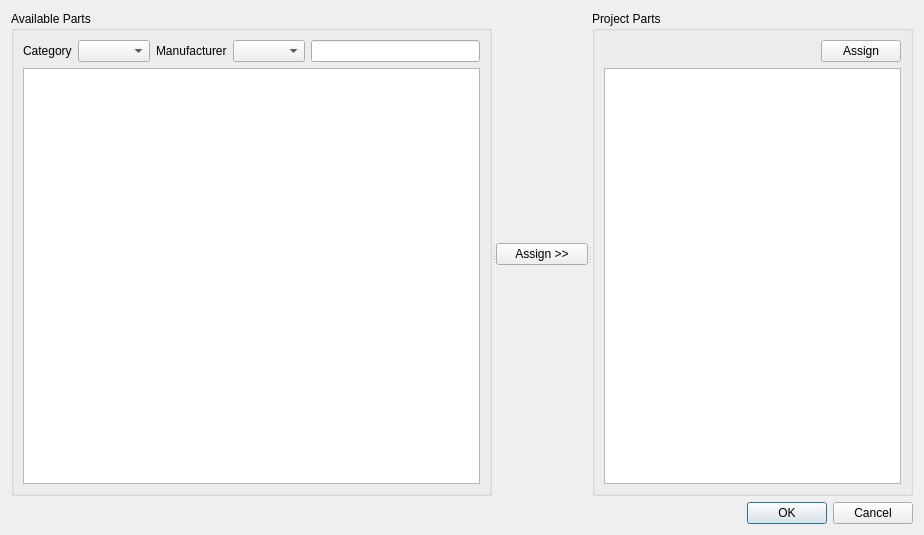
<?xml version="1.0" encoding="UTF-8"?>
<ui version="4.0">
 <class>PartsAssignmentDialog</class>
 <widget class="QDialog" name="PartsAssignmentDialog">
  <property name="geometry">
   <rect>
    <x>0</x>
    <y>0</y>
    <width>924</width>
    <height>535</height>
   </rect>
  </property>
  <property name="windowTitle">
   <string>Dialog</string>
  </property>
  <layout class="QVBoxLayout" name="verticalLayout_4">
   <item>
    <widget class="QSplitter" name="splitter">
     <property name="orientation">
      <enum>Qt::Horizontal</enum>
     </property>
     <widget class="QGroupBox" name="">
      <property name="title">
       <string>Available Parts</string>
      </property>
      <layout class="QVBoxLayout" name="verticalLayout">
       <item>
        <layout class="QHBoxLayout" name="horizontalLayout">
         <item>
          <widget class="QLabel" name="label">
           <property name="text">
            <string>Category</string>
           </property>
          </widget>
         </item>
         <item>
          <widget class="QComboBox" name="comboBox"/>
         </item>
         <item>
          <widget class="QLabel" name="label_2">
           <property name="text">
            <string>Manufacturer</string>
           </property>
          </widget>
         </item>
         <item>
          <widget class="QComboBox" name="comboBox_2"/>
         </item>
         <item>
          <widget class="QLineEdit" name="lineEdit"/>
         </item>
        </layout>
       </item>
       <item>
        <widget class="QTableView" name="tableView"/>
       </item>
      </layout>
     </widget>
     <widget class="QWidget" name="">
      <layout class="QVBoxLayout" name="verticalLayout_3">
       <item>
        <spacer name="verticalSpacer">
         <property name="orientation">
          <enum>Qt::Vertical</enum>
         </property>
         <property name="sizeHint" stdset="0">
          <size>
           <width>20</width>
           <height>40</height>
          </size>
         </property>
        </spacer>
       </item>
       <item>
        <widget class="QPushButton" name="pushButton_2">
         <property name="text">
          <string>Assign &gt;&gt;</string>
         </property>
        </widget>
       </item>
       <item>
        <spacer name="verticalSpacer_2">
         <property name="orientation">
          <enum>Qt::Vertical</enum>
         </property>
         <property name="sizeHint" stdset="0">
          <size>
           <width>20</width>
           <height>40</height>
          </size>
         </property>
        </spacer>
       </item>
      </layout>
     </widget>
     <widget class="QGroupBox" name="">
      <property name="title">
       <string>Project Parts</string>
      </property>
      <layout class="QVBoxLayout" name="verticalLayout_2">
       <item>
        <layout class="QHBoxLayout" name="horizontalLayout_2">
         <item>
          <spacer name="horizontalSpacer">
           <property name="orientation">
            <enum>Qt::Horizontal</enum>
           </property>
           <property name="sizeHint" stdset="0">
            <size>
             <width>40</width>
             <height>20</height>
            </size>
           </property>
          </spacer>
         </item>
         <item>
          <widget class="QPushButton" name="pushButton">
           <property name="text">
            <string>Assign</string>
           </property>
          </widget>
         </item>
        </layout>
       </item>
       <item>
        <widget class="QTableWidget" name="tableWidget"/>
       </item>
      </layout>
     </widget>
    </widget>
   </item>
   <item>
    <widget class="QDialogButtonBox" name="buttonBox">
     <property name="orientation">
      <enum>Qt::Horizontal</enum>
     </property>
     <property name="standardButtons">
      <set>QDialogButtonBox::Cancel|QDialogButtonBox::Ok</set>
     </property>
    </widget>
   </item>
  </layout>
 </widget>
 <resources/>
 <connections>
  <connection>
   <sender>buttonBox</sender>
   <signal>accepted()</signal>
   <receiver>PartsAssignmentDialog</receiver>
   <slot>accept()</slot>
   <hints>
    <hint type="sourcelabel">
     <x>248</x>
     <y>254</y>
    </hint>
    <hint type="destinationlabel">
     <x>157</x>
     <y>274</y>
    </hint>
   </hints>
  </connection>
  <connection>
   <sender>buttonBox</sender>
   <signal>rejected()</signal>
   <receiver>PartsAssignmentDialog</receiver>
   <slot>reject()</slot>
   <hints>
    <hint type="sourcelabel">
     <x>316</x>
     <y>260</y>
    </hint>
    <hint type="destinationlabel">
     <x>286</x>
     <y>274</y>
    </hint>
   </hints>
  </connection>
 </connections>
</ui>
